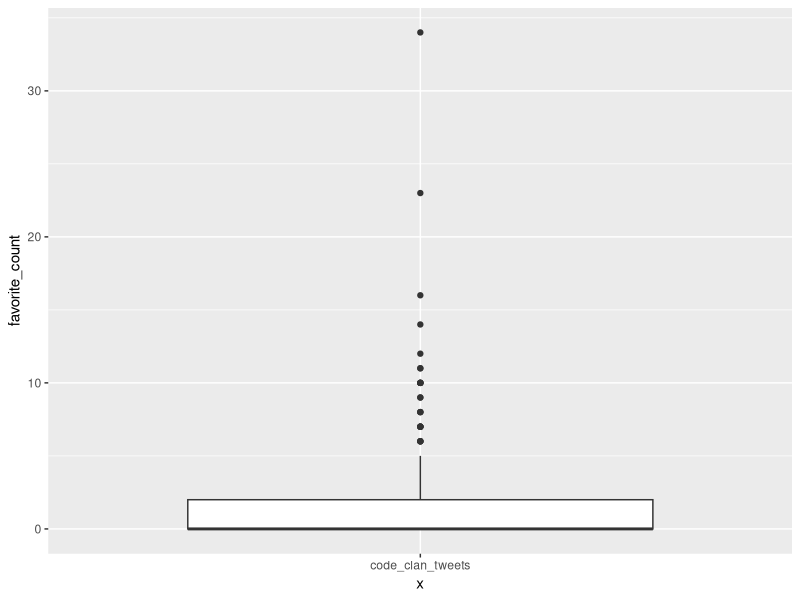

Here is the R script that generated this plot: (Note: this script raises an error after producing the figure.)
## ---- chunk 1
knitr::opts_chunk$set(echo = TRUE)
## ---- chunk 2
library(tidyverse)
code_clan_tweets <- read_csv("data/code_clan_tweets.csv")
code_clan_tweets
## ---- chunk 3
nrow(code_clan_tweets)
ncol(code_clan_tweets)
names(code_clan_tweets)
## ---- chunk 4
ggplot(code_clan_tweets, aes(x = "code_clan_tweets", y = favorite_count)) +
    geom_boxplot()
## ---- chunk 5
code_clan_tweets %>% 
  summarise(total_number_favorited_tweets = if(is_quote == F){sum(favorite_count)})
## ---- chunk 6
code_clan_tweets %>% 
  group_by(source) %>% 
  summarise(mean_retweets = if(is_quote == F){mean(retweet_count)})
## ---- chunk 7
code_clan_tweets %>% 
  group_by(media_type) %>% 
  summarise(total_tweets_by_media = sum(favorite_count)) %>% 
  arrange(desc(total_tweets_by_media)) %>% 
  mutate(media_type = replace(media_type, 
                                    is.na(media_type), 
                                    "text"))
## ---- chunk 8
code_clan_tweets %>% 
  summarise(mean_number_characters = mean(str_count(text)))
## ---- chunk 9
code_clan_info <- read_csv("data/code_clan_info.csv")
code_clan_info
## ---- chunk 10
code_clan_tweets_joined <- left_join(code_clan_tweets, code_clan_info, "tweet_id")
code_clan_tweets_joined
## ---- chunk 11
names(code_clan_tweets_joined)
## ---- chunk 12
codeclan_hashtags <- code_clan_tweets_joined %>% 
  select(tweet_id, hashtags)
codeclan_hashtags
## ---- chunk 13
pattern <- "[a-z-0-9._-]*"
codeclan_hashtags <- code_clan_tweets_joined %>% 
  filter(is.na(hashtags) == F) %>% 
  mutate(hashtags_true = str_detect(hashtags, pattern)) %>% 
  filter(hashtags_true == TRUE) %>% 
  select(tweet_id, hashtags)
codeclan_hashtags
